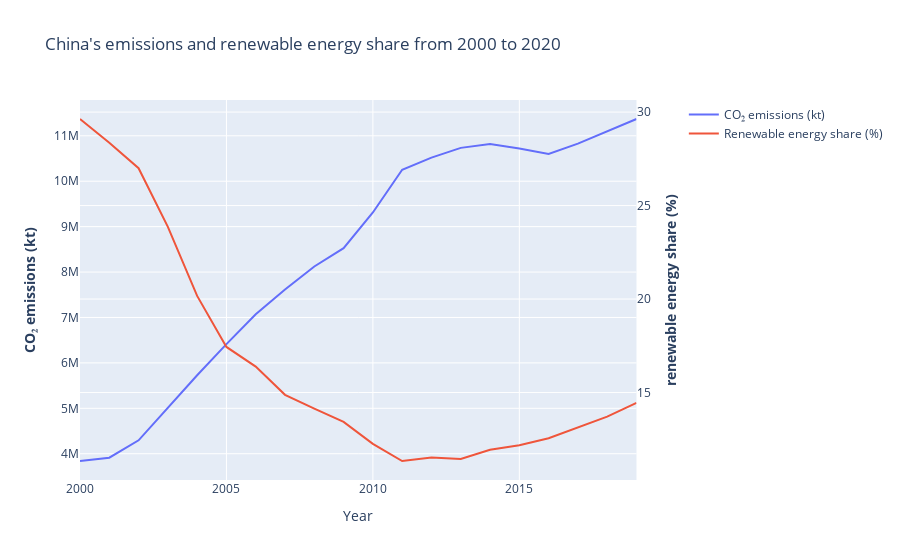

Notebook code for this chart:
### Markdown cell above
Figure 2 showed China to come out on top as for the CO2 emissions. This is why we decided to single out the specific country to take a look at its renewable energy share in the graph below.

### Code cell
df = pd.read_parquet("../graphs/small_merge.parquet")
china_data = df[(df['Element'] == "Emissions (CO2)") & (df['Item'] == "All sectors without LULUCF") & (df['Area'] == "China")].drop(columns=[
    'Item', 'Element']).dropna()
china_means = pd.concat([china_data['Renewable energy share in the total final energy consumption (%)'].groupby(china_data['Year']).mean(), china_data['Emission'].groupby(china_data['Year']).sum()], axis=1)

import plotly.graph_objects as go
from plotly.subplots import make_subplots

# Create figure with secondary y-axis
fig = make_subplots(specs=[[{"secondary_y": True}]])

# Add traces
fig.add_trace(
    go.Scatter(x=china_means.index, y=china_means['Emission'], name="CO₂ emissions (kt)"),
    secondary_y=False,
)

fig.add_trace(
    go.Scatter(x=china_means.index, y=china_means['Renewable energy share in the total final energy consumption (%)'], name="Renewable energy share (%)"),
    secondary_y=True,
)

# Add figure title
fig.update_layout(
    title_text="China's emissions and renewable energy share from 2000 to 2020"
)

# Set x-axis title
fig.update_xaxes(title_text="Year")

# Set y-axes titles
fig.update_yaxes(title_text="<b>CO₂ emissions (kt)</b>", secondary_y=False)
fig.update_yaxes(title_text="<b>renewable energy share (%)</b>", secondary_y=True)
fig.show()

### Figure 1 — Plotly figure (JSON) as saved in the notebook; plotly's stock layout.template omitted (floating-point values rounded to 4 significant figures)
{"data": [{"name": "CO₂ emissions (kt)", "type": "scatter", "x": [2000, 2001, 2002, 2003, 2004, 2005, 2006, 2007, 2008, 2009, 2010, 2011, 2012, 2013, 2014, 2015, 2016, 2017, 2018, 2019], "xaxis": "x", "y": [3840000.0, 3913000.0, 4295000.0, 5022000.0, 5729000.0, 6413000.0, 7069000.0, 7616000.0, 8123000.0, 8527000.0, 9312000.0, 10250000.0, 10520000.0, 10730000.0, 10820000.0, 10720000.0, 10600000.0, 10830000.0, 11100000.0, 11370000.0], "yaxis": "y"}, {"name": "Renewable energy share (%)", "type": "scatter", "x": [2000, 2001, 2002, 2003, 2004, 2005, 2006, 2007, 2008, 2009, 2010, 2011, 2012, 2013, 2014, 2015, 2016, 2017, 2018, 2019], "xaxis": "x", "y": [29.63, 28.36, 27, 23.86, 20.17, 17.44, 16.39, 14.88, 14.14, 13.43, 12.26, 11.34, 11.53, 11.45, 11.94, 12.18, 12.56, 13.13, 13.71, 14.45], "yaxis": "y2"}], "layout": {"title": {"text": "China's emissions and renewable energy share from 2000 to 2020"}, "xaxis": {"anchor": "y", "domain": [0, 0.94], "title": {"text": "Year"}}, "yaxis": {"anchor": "x", "domain": [0, 1], "title": {"text": "<b>CO₂ emissions (kt)</b>"}}, "yaxis2": {"anchor": "x", "overlaying": "y", "side": "right", "title": {"text": "<b>renewable energy share (%)</b>"}}}}
